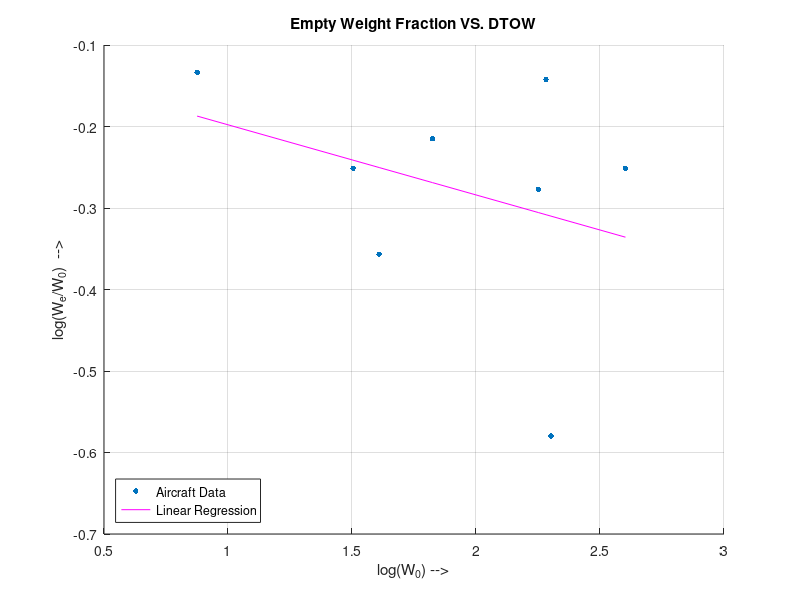
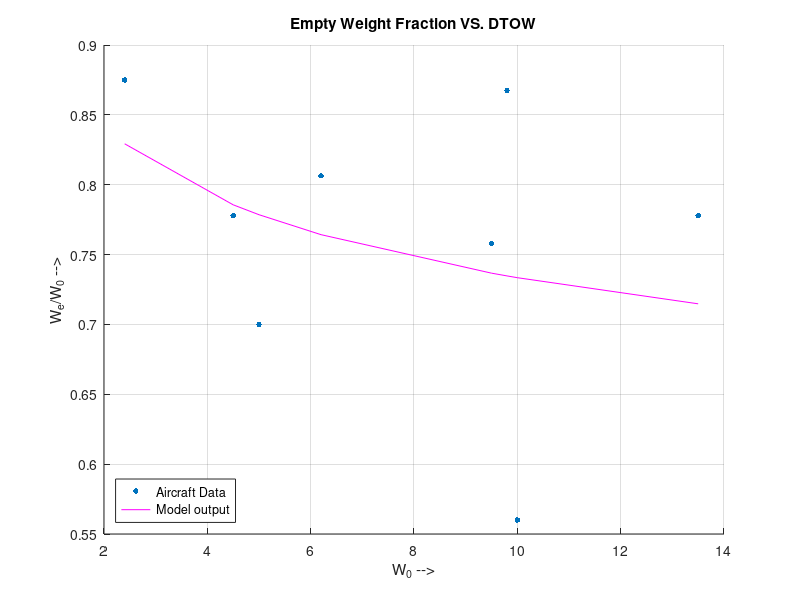

Here is the MATLAB script that generated these plots, in order:
#Curve-fitting for Empty weight fraction VS. DTOW:

#Creating figures.
f1=figure(); hold on;
f2=figure(); hold on;

#Array of DTOW values:
W0 = [2.4, 4.5, 5, 6.2, 9.5, 9.8, 10, 13.5]

#Array of empty weight fraction values:
WeW0 = [0.875,0.7777778,0.7,0.8064516,0.7578947,0.8673469,0.56,0.7777778]

#Vectors to store the values of log(W_0), log(W_e/W_0):
v11=(log(W0))'
v12=(log(WeW0))'


###Linear Regression Algorithm:

#Adding a column of all ones.
mv11=[v11, [ones(8,1)]]

#Finding [L; log(A)].
X=inv((mv11')*mv11)*(mv11')*v12

printf("L = %f \n", X(1))
printf("A = %f \n", exp(X(2)))

#Compute the predicted values of log(W_e/W_0).
y1=mv11*(X)

#Compute the predicted values of W_e/W_0.
y = exp(y1)


###Plots:

#Plot of log(W_e/W_0) VS. log(W_0):
figure(f1);
scatter(v11, v12, 16, "filled")
plot(v11,y1, "m")

#Making the legend.
legend({"Aircraft Data","Linear Regression"}, "location", "southwest")
grid on
#Titling the figure.
title("Empty Weight Fraction VS. DTOW")
#Labelling the axes.
xlabel("log(W_0) -->")
ylabel("log(W_e/W_0)  -->")
set(gca, "fontsize", 10)
#Saving the plot.
print(f1, "-r500", "WeightFract_Linear.png")

#Plot of W_e/W_0 VS. W_0:
figure(f2);
scatter(W0, WeW0, 16, "filled")
plot(W0, y, 'm')

#Making the legend.
legend({"Aircraft Data","Model output"}, "location", "southwest")
grid on
#Titling the figure.
title("Empty Weight Fraction VS. DTOW")
#Labelling the axes.
xlabel("W_0 -->")
ylabel("W_e/W_0 -->")
set(gca, "fontsize", 10)
#Saving the plot.
print(f2, "-r500", "WeightFract.png")

